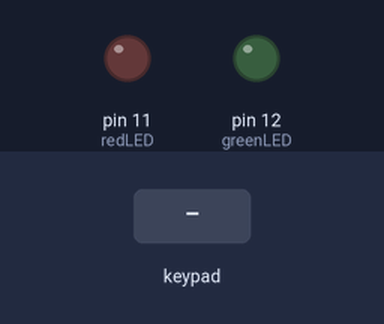
A sketch run on a simulated Arduino Uno, built with avr-gcc and run on an emulated ATmega328P. Parts: output pins drawn as LEDs (lit = HIGH). The test bench sets the inputs (shaded band). What the sketch prints to the serial monitor is not drawn.

Above: at 1.2 s.
1.3 s: keypad keys 9 8 7 6 pressed 0.4 s apart
At 3.2 s:
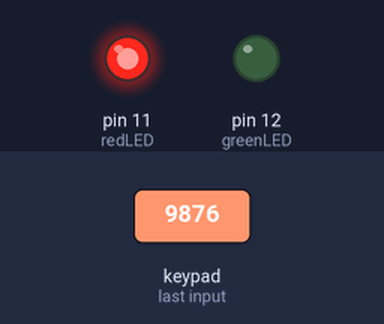
5.0 s: keypad keys 2 0 1 2 pressed 0.4 s apart
At 7.0 s:
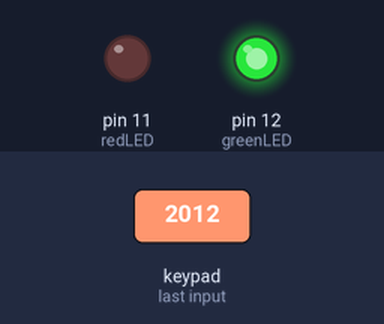
Timing chart, 0 to 8.7 s (numbered marks = the images above; inputs shaded):
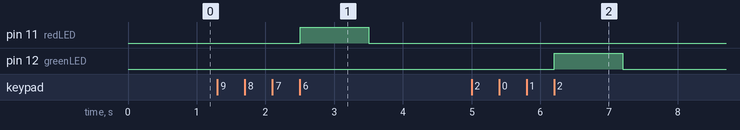

The sketch:

3pass_checking_with_light.ino
```cpp
#include <Keypad.h>

const byte ROWS = 4; //four rows
const byte COLS = 4; //four columns
const byte greenLED = 12;
const byte redLED = 11;

//define the two-dimensional array on the buttons of the keypads
char hexaKeys[ROWS][COLS] = {
  {'1','2','3','A'},
  {'4','5','6','B'},
  {'7','8','9','C'},
  {'*','0','#','D'}
};
byte rowPins[ROWS] = {9, 8, 7, 6}; //connect to the row pinouts of the keypad
byte colPins[COLS] = {5, 4, 3, 2}; //connect to the column pinouts of the keypad

//initialize an instance of class NewKeypad
Keypad customKeypad = Keypad( makeKeymap(hexaKeys), rowPins, colPins, ROWS, COLS);

/************************/
// Variables for the password-checking functionality
const int pass = 2012;           // The password
int i = 0;                      // Variable to know the position in the sequence of a pressed number
int int_customKey = 0;          // Variable to get the integer value of the pressed number
int in_pass = 0;                // The current password being introduced
int power[4] = {1000, 100, 10, 1};    // Array to get the result of 10^(2-i) when computing the integer value of the password being introduced
/************************/

void setup(){
  Serial.begin(9600);
  pinMode(redLED, OUTPUT);
  pinMode(greenLED, OUTPUT);
}

void loop(){
  char customKey = customKeypad.getKey();

  if (customKey){
    if (i < 4){                                   // If i < 3, more numbers to complete the password are needed
      int_customKey = customKey - '0';            // Obtaining the integer value of the pressed button. ASCII code of the pressed button minus ASCII code of character '0'.
      in_pass = in_pass + int_customKey*power[i]; // Computing the integer value of the password being introduced
      i = i+1;                                    // A button has been pressed, so the position in the sequence for the next number is updated
      Serial.print('*');                          // Sending character '*' for the serial monitor
    }
  if (i >= 4){                                    // If i >= 3, a full password has been introduced. Time to check!
     Serial.println();
     if (in_pass == pass){                        // Is the introduced password equal to the password (pass)?
      Serial.println("Password is correct");      // The password introduced is correct. Sending info to the serial monitor
      digitalWrite(greenLED, HIGH);
      delay(1000);
      digitalWrite(greenLED, LOW);
      in_pass = 0;                                // Resetting the value of the password introduced
      i = 0;                                      // Resetting the sequence counter
      }
      else{
      Serial.println("Password is not correct");  // The password introduced is not correct. Sending info to the serial monitor
      digitalWrite(redLED, HIGH);
      delay(1000);
      digitalWrite(redLED, LOW);
      in_pass = 0;                                // Resetting the value of the password introduced
      i = 0;                                      // Resetting the sequence counter
      }
    }
  }
}
```

Measured:
- after the input at 1.3 s, pin 11 (redLED): LOW → HIGH after 1.2 s, → LOW 1.0 s later
- after the input at 5.0 s, pin 12 (greenLED): LOW → HIGH after 1.2 s, → LOW 1.0 s later
